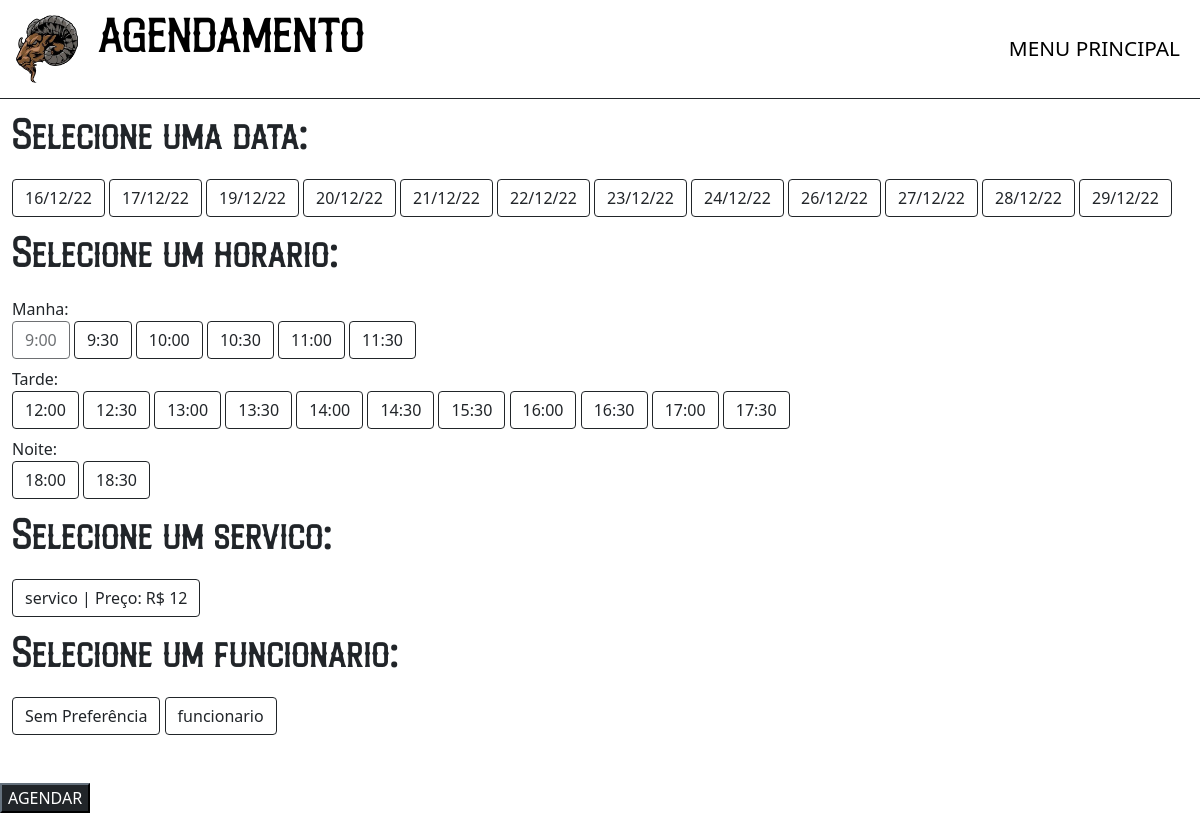
The page /php/agendamento.php on the database as committed earlier.
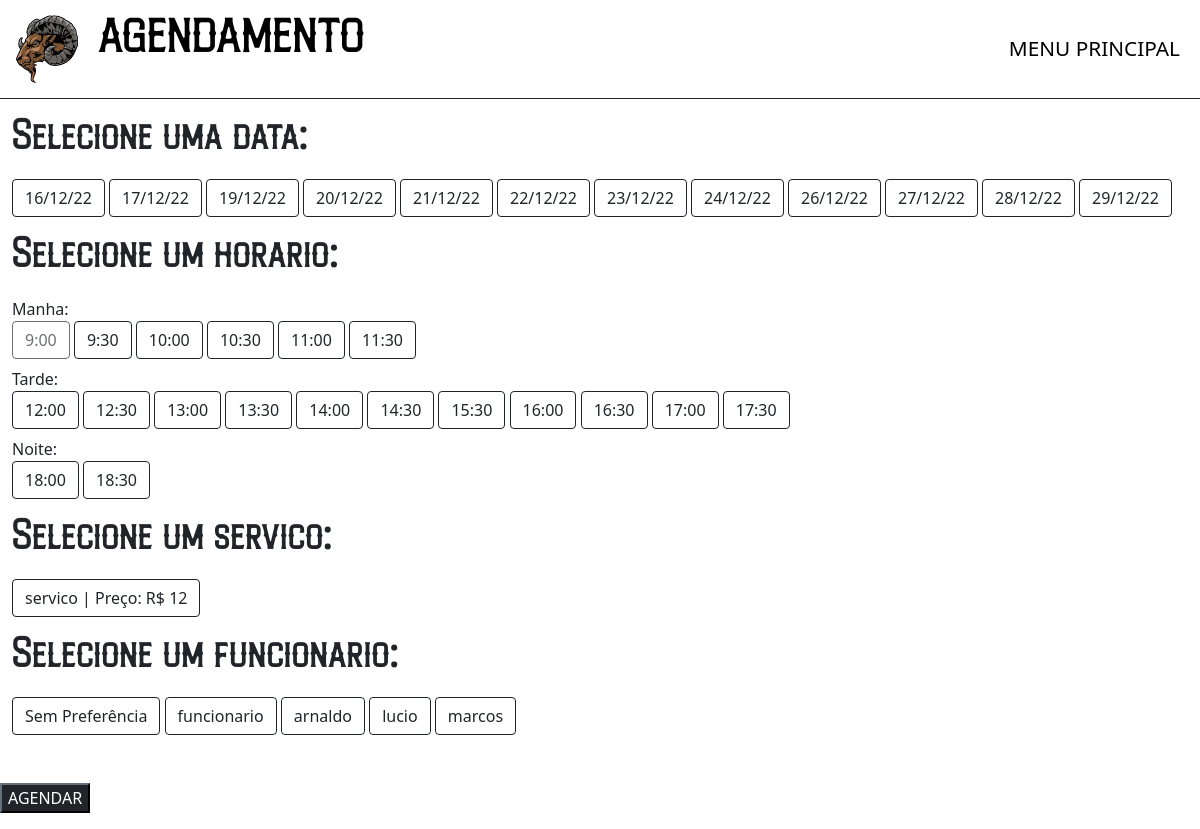
The same page on the database as committed later.
### tables this page shows
CREATE TABLE servico ( 
    id_servico int NOT NULL AUTO_INCREMENT, 
    nome varchar(100) NOT NULL, 
    preco int NOT NULL, 
    primary key(id_servico)
);

CREATE TABLE funcionario ( 
    id_funcionario int NOT NULL AUTO_INCREMENT, 
    nome varchar(100) NOT NULL, 
    email varchar(100) NOT NULL, 
    senha varchar(255) NOT NULL, 
    primary key(id_funcionario) 
);

### php/agendamento.php (the view, shortened to what this page needs)
<?php include "../sql/conectamysqlcdb.php";?>
<html lang="pt-br">
    <head>
        <link rel="stylesheet" type="text/css" href="../css/style.css">
        <link href="https://cdn.jsdelivr.net/npm/bootstrap@5.0.0/dist/css/bootstrap.min.css" rel="stylesheet" >
    </head>
    <body>
        <nav class="navbar navbar-expand-md" style="border-style: solid; border-top: none; border-right: none; border-left: none; border-width: 1px;">
            <div class="container-fluid">
                <a href="" class="navbar-brand">
                    <img src="../imgs/logocdb.ico" alt="Logo" height="70" class="d-inline-block">
                </a>
                <div class="d-none d-md-inline">
                    <p><a href="" class="brand" style="color: black;">AGENDAMENTO</a></p>
                </div>
                    <ul class="navbar-nav ms-auto">
                        <li class="nav-item">
                            <a href="mainpage.php" class="linknav nav-link" style="color: black;"> MENU PRINCIPAL </a>
                        </li>
                    </ul>
                </div>
        </nav>
        <div class="container-fluid mt-3 mb-3">
            <h1 class="fontecdb">Selecione uma data:</h1>
        </div>
        <?php
            $hoje = date('d-m-Y');
            $duassemanas = date('d-m-Y', strtotime('2 weeks'));
            $start = new DateTime($hoje);
            $end = new DateTime($duassemanas);
            $intervalo = new DateInterval("P1D");
            $period = new DatePeriod($start, $intervalo, $end);
            echo "<form action='agendaconfirma.php' method='POST'>";
            echo "<div class='container-fluid'>";
            foreach ($period as $p) {
                $day_num = $p->format("N");
                if($day_num < 7) {
                    $data = $p->format('d/m/y');
                    echo "
                        <input type='radio' class='btn-check' name='opcaodata' value='$data' id='$data' autocomplete='off' required>
                        <label class='btn btn-outline-dark' for='$data'>$data</label>";
                }
            }
            echo "</div>";
        ?>
        <div class="container-fluid mt-3 mb-3">
            <h1 class="fontecdb">Selecione um horario:</h1>
        </div>
        <div class="container-fluid">
            <div>
                Manha:
            </div>
            <?php
                $horariosmanha = ["9:00", "9:30", "10:00", "10:30", "11:00", "11:30"];
                $cu = "9:00";
                foreach($horariosmanha as $h){
                    if($h == $cu){
                        echo "
                            <input type='radio' class='btn-check' name='opcaohora' value='$h' id='$h' autocomplete='off' disabled>
                            <label class='btn btn-outline-dark' for='$h'>$h</label>";
                        }
                    else{
                        echo "
                            <input type='radio' class='btn-check' name='opcaohora' value='$h' id='$h' autocomplete='off' required>
                            <label class='btn btn-outline-dark' for='$h'>$h</label>";
                        }
                }
            ?>
        </div>
        <div class="container-fluid mt-2">
            <div>
                Tarde:
            </div>
            <?php
                $horariostarde = ["12:00", "12:30", "13:00", "13:30", "14:00", "14:30", "15:30", "16:00", "16:30", "17:00", "17:30"];
                foreach($horariostarde as $h){
                    echo "
                        <input type='radio' class='btn-check' name='opcaohora' value='$h' id='$h' autocomplete='off' required>
                        <label class='btn btn-outline-dark' for='$h'>$h</label>";
                }
            ?>
        </div>
        <div class="container-fluid mt-2">
            <div>
                Noite:
            </div>
            <?php
                $horariosmanha = ["18:00", "18:30"];
                foreach($horariosmanha as $h){
                    echo "
                        <input type='radio' class='btn-check' name='opcaohora' value='$h' id='$h' autocomplete='off' required>
                        <label class='btn btn-outline-dark' for='$h'>$h</label>";
                }
            ?>
        </div>
        <div class="container-fluid mt-3 mb-3">
            <h1 class="fontecdb">Selecione um servico:</h1>
        </div><div class="container-fluid mt-2">
            <?php
                $sql = "SELECT * FROM servico";
                $resservico = mysqli_query($mysqli, $sql);
                $linhasservico = mysqli_num_rows($resservico);
                for($i=0; $i < $linhasservico; $i++){
                    $servico = mysqli_fetch_array($resservico);
                    $nomeservico = $servico['nome'];
                    $precoservico  = $servico['preco'];
                    $idservico  = $servico['id_servico'];
                    echo "
                        <input type='radio' class='btn-check' name='opcaoservico' value='$idservico' id='$nomeservico' autocomplete='off' required>
                        <label class='btn btn-outline-dark' for='$nomeservico'>$nomeservico | Preço: R$ $precoservico</label>";
                }
            ?>
        </div>
        <div class="container-fluid mt-3 mb-3">
            <h1 class="fontecdb">Selecione um funcionario:</h1>
        </div>
        <div class="container-fluid mt-2">
            <label class='btn btn-outline-dark' for='sempreferencia'> Sem Preferência</label>
            <?php
                $sql = "SELECT * FROM funcionario";
                $resfuncionario = mysqli_query($mysqli, $sql);
                $linhasfuncionario = mysqli_num_rows($resfuncionario);
                for($i=0; $i < $linhasfuncionario; $i++){
                    $funcionario = mysqli_fetch_array($resfuncionario);
                    $nomefuncionario = $funcionario['nome'];
                    $idfuncionario = $funcionario['id_funcionario'];
                    echo "
                        <input type='radio' class='btn-check' name='opcaofuncionario' value='$idfuncionario' id='$nomefuncionario' autocomplete='off' required>
                        <label class='btn btn-outline-dark' for='$nomefuncionario'>$nomefuncionario</label>";
                }
            ?>
        </div>
        <button type="submit" class="btn-dark mt-5">AGENDAR</button>
    </body>
</html>

### css/style.css (style rules this page uses)
.fontecdb { font-family: 'logofont'; }
body { font-size: 100%; }
.linknav { font-size: 1.3em; }
.brand { color: rgba(255, 255, 255, 0.6); text-decoration:none; font-family: 'logofont'; font-size: 2.75em; transition: 0.4s; }

Rows that differ between the two databases and show on the page:
added funcionario: nome "arnaldo"
added funcionario: nome "lucio"
added funcionario: nome "marcos"
